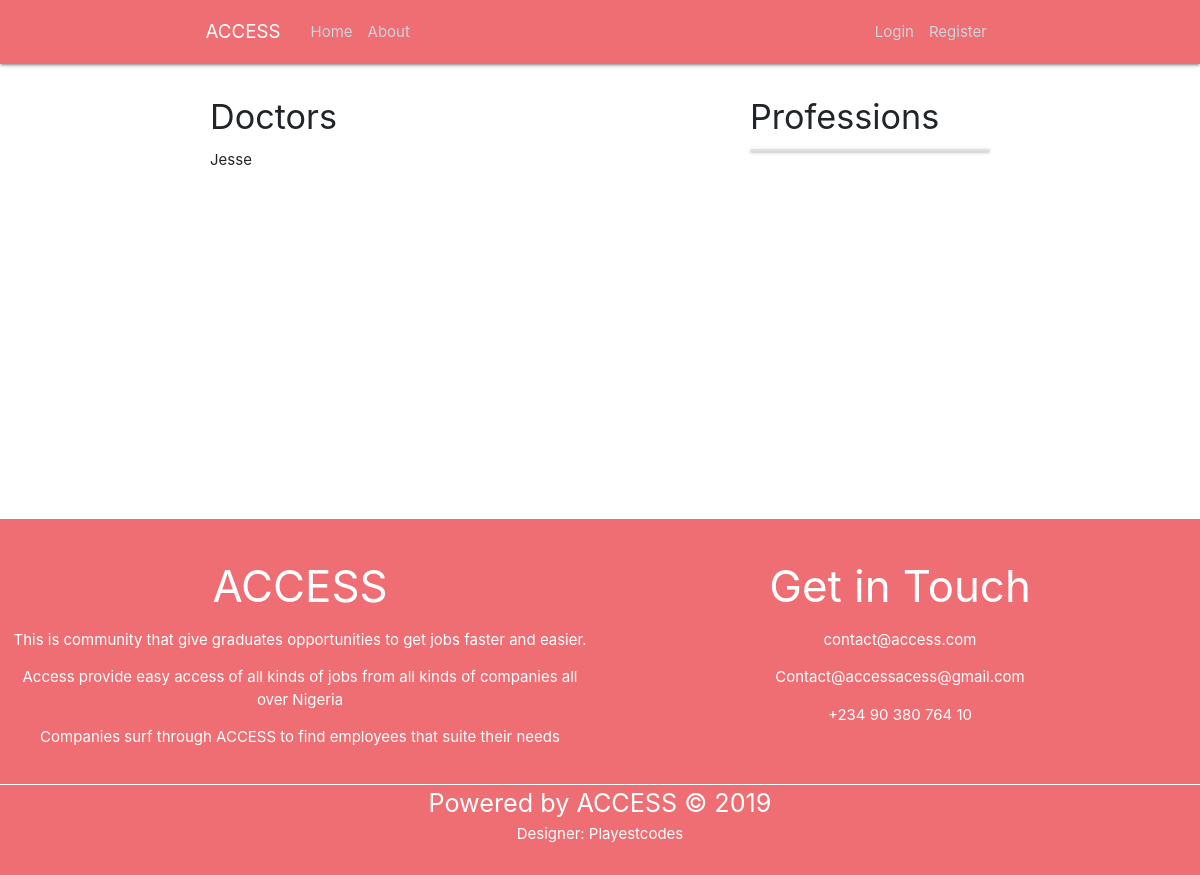
Before: /users/Doctor/ with the older database file.
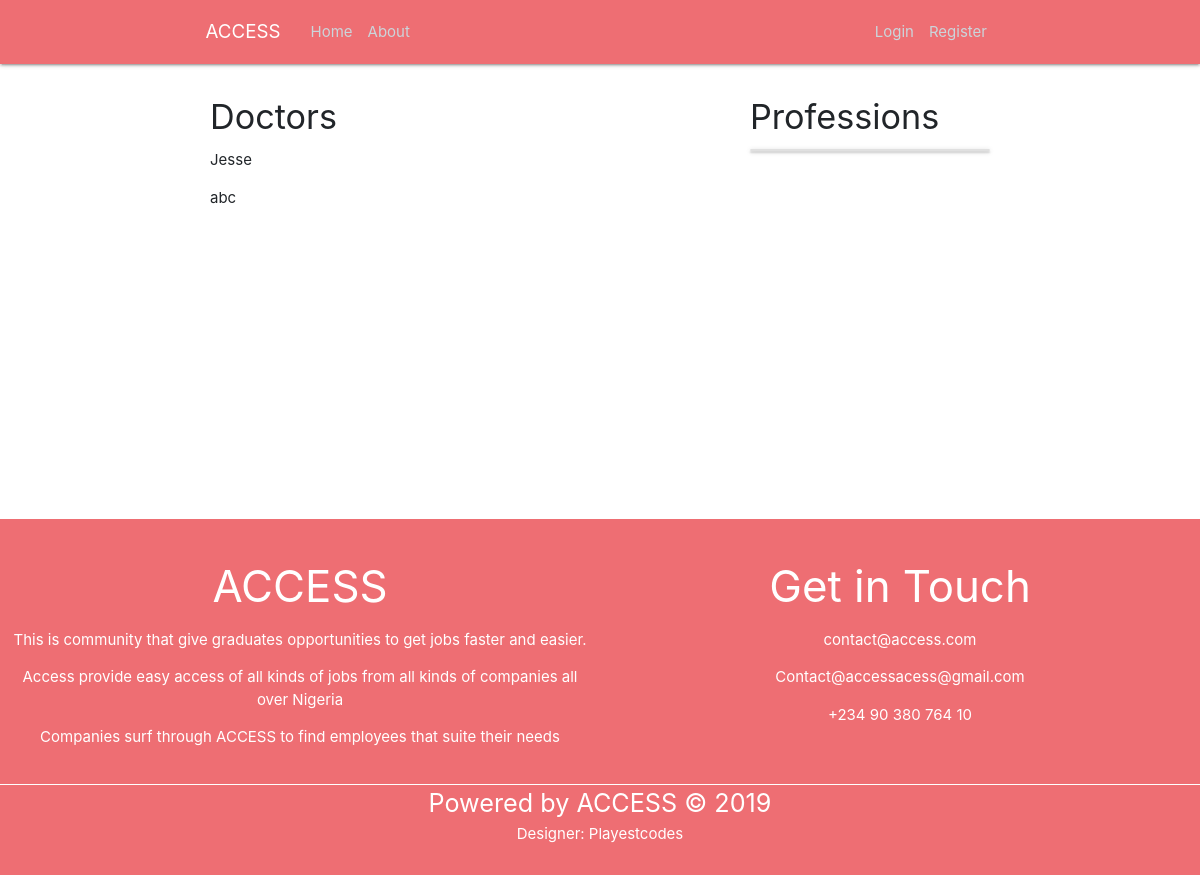
After: the same page with the newer database file.
### users/models.py (models this page shows, shortened)
class Profile(models.Model):
    user = models.OneToOneField(User, on_delete=models.CASCADE, related_name = "profile", null=True, blank=True)
    first_name = models.CharField(max_length=50)
    last_name = models.CharField(max_length=50)
    age = models.PositiveIntegerField()
    university = models.CharField(max_length=100)
    course = models.CharField(max_length=100)
    city = models.CharField(max_length=50)
    state = models.CharField(max_length=50)
    country = models.CharField(max_length=50)
    phone_number = models.PositiveIntegerField()
    image = models.ImageField(default='default.jpg', upload_to='profile_pics')
    profession = models.ForeignKey(Profession, on_delete=models.CASCADE, related_name="profiles", null=True, blank=True)

### users/views.py (the view)
# urls.py: path('users/<str:profession>/', user_views.users_by_profession, name="user-profession"),
def users_by_profession(request, profession):
    profession = get_object_or_404(Profession, name=profession)
    context = {"profession":profession}
    return render(request, 'users/user_profession.html',context)

### users/models.py (called while the page is built)
    def __str__(self):
        return self.name

### users/templates/users/user_profession.html
{% extends "blog/base.html" %}
{% load crispy_forms_tags %}
{% block content %}
<div>
    <h4>{{profession}}s</h4>
    {% for profile in profession.profiles.all %}
        <p>{{profile.user.username}}</p>
    {% endfor %}
</div>
{% endblock content %}

Changed rows visible on the page:
added Profile: user.username "abc"
